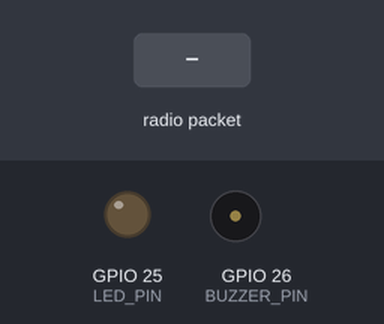
Recording of a sketch running on a simulated ESP32. Parts: output pins drawn as LEDs (lit = HIGH), buzzer (waves = sounding). Dashed ring = blinking. Inputs (shaded band) come from the test bench. No radio packets arrive unless stated; what the sketch prints to the serial monitor is not drawn.

Above: at 1.2 s.
1.3 s: radio packet "CHUTE:1" arrives
At 1.4 s:
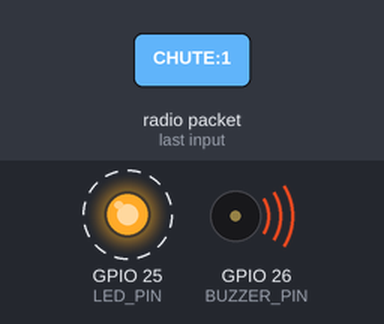
4.3 s: radio packet "1" arrives
Timing chart, 0 to 7.3 s (numbered marks = the images above; inputs shaded):
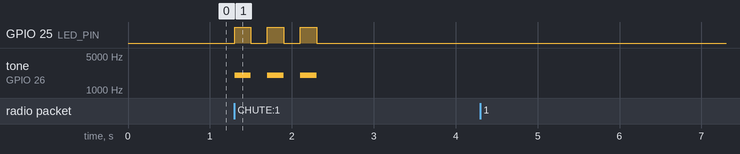

Measured:
- after the input at 1.3 s, GPIO 25 (LED_PIN): alternates HIGH for 0.20 s and LOW for 0.20 s, 6 changes in all, then stays LOW, starting at once; tone on GPIO 26 (BUZZER_PIN): alternates 2000 Hz for 0.20 s and silent for 0.20 s, 6 changes in all, then stays silent, starting at once
- after the input at 4.3 s, every drawn part: stays the same

The sketch:

main2.ino
```cpp
#include <SPI.h>
#include <LoRa.h>

#define SS 5
#define RST 14
#define DIO0 2

#define BUZZER_PIN 26
#define LED_PIN 25

void setup() {
  Serial.begin(115200);
  while (!Serial);

  // Initialisation broches LED et buzzer
  pinMode(BUZZER_PIN, OUTPUT);
  pinMode(LED_PIN, OUTPUT);

  digitalWrite(BUZZER_PIN, LOW);
  digitalWrite(LED_PIN, LOW);

  // LoRa init
  LoRa.setPins(SS, RST, DIO0);

  if (!LoRa.begin(433E6)) {
    Serial.println("❌ Erreur init LoRa !");
    while (1);
  }

  Serial.println("✅ LoRa récepteur prêt !");
}

void loop() {
  int packetSize = LoRa.parsePacket();
  if (packetSize) {
    String message = "";

    while (LoRa.available()) {
      message += (char)LoRa.read();
    }

    Serial.print("📩 Reçu : ");
    Serial.println(message);

    if (message == "CHUTE:1") {
      Serial.println("🚨 ALARME : Chute détectée !");

      for (int i = 0; i < 3; i++) {
        // LED ON + Buzzer bip
        digitalWrite(LED_PIN, HIGH);
        tone(BUZZER_PIN, 2000); // 2kHz
        delay(200);

        // LED OFF + stop buzzer
        digitalWrite(LED_PIN, LOW);
        noTone(BUZZER_PIN);
        delay(200);
      }
    }
  }
}
```
